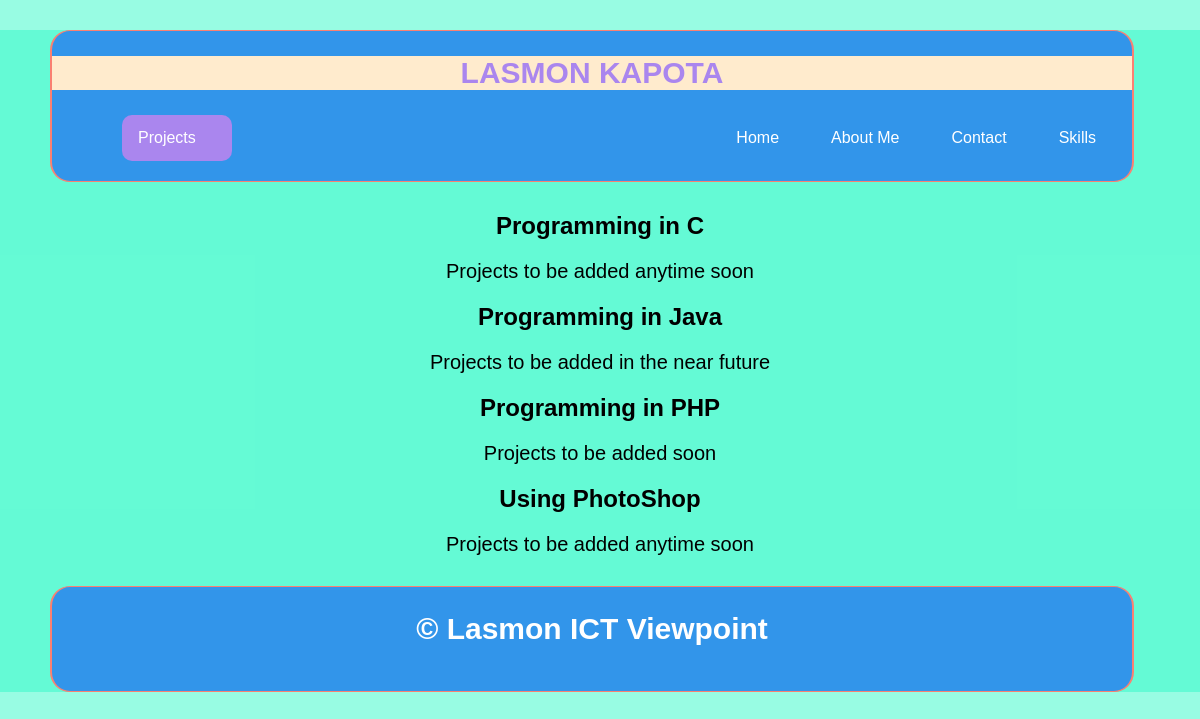
The app's page /projects.php with its own data.
### tables this page shows
CREATE TABLE `projects` (
  `id` int(11) NOT NULL,
  `project` text DEFAULT NULL,
  `description` varchar(500) DEFAULT NULL
);

### databaseconnection.php (the view, shortened to what this page needs)
<?php
$servername="localhost";
$username="root";
$password="";
$databasename="my_portfolio";
$conn=mysqli_connect($servername, $username, $password) or die("No Connection!");
mysqli_select_db($conn, $databasename) or die("Database could not open!");
function myProjects(){
    global $conn;
    $query = "SELECT * FROM projects";
    $result = mysqli_query($conn, $query) or die("Query could not fetch data!");
    $num = mysqli_num_rows($result);
    $i = 0;
    while ($i < $num){
        $row=mysqli_fetch_array($result);
        echo '<h2 class="para">' . $row["project"].'</h2>' . '<p class="para">' . $row["description"] . '</p>';
        $i++;
    }
}
?>

### projects.css (style rules this page uses)
body,html { background-color: rgba(50, 250, 200, 0.5); margin:0; box-sizing: border-box; font-family: Arial, Helvetica, sans-serif; }
p { margin-left: 20px; margin-right: 20px; font-family: Arial; font-size: 20px; }
.para { text-align: center; }

### records on screen
projects: project "Programming in C", description "Projects to be added anytime soon"
projects: project "Programming in Java", description "Projects to be added in the near future"
projects: project "Programming in PHP", description "Projects to be added soon"
projects: project "Using PhotoShop", description "Projects to be added anytime soon"
